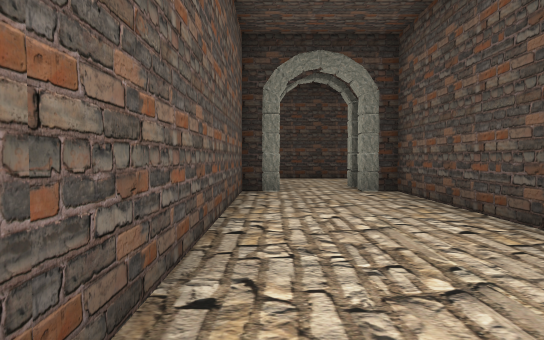
View 1 (above)

14 first-person views from a walk through a Unity game level. The camera is 1.3 m above the floor, tilts 2° down and sees 75° across. The floor is counted in squares, 2 m on a side. Each view is taken from the middle of a square. On the plan, view 1 faces up. The plan holds only what a view shows up to about 10 squares ahead; the rest is blank. The place goes on beyond the plan. The player is left out.

View 2
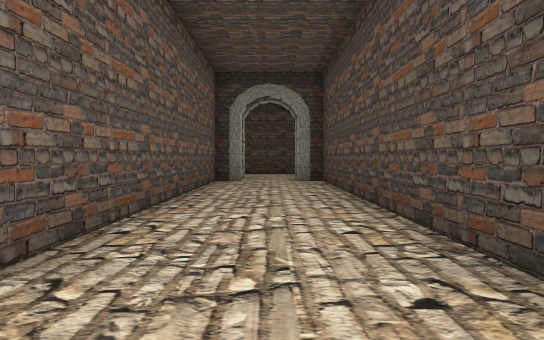

View 3
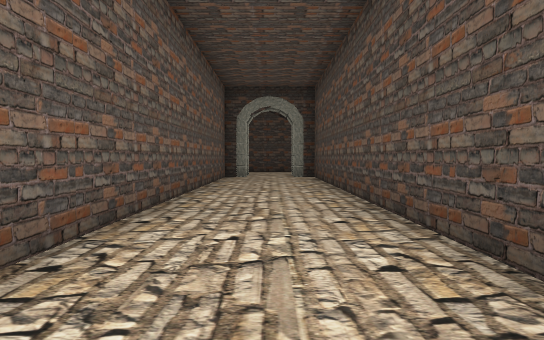

View 4
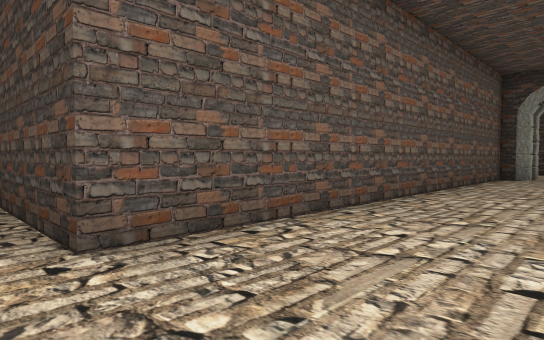

View 5
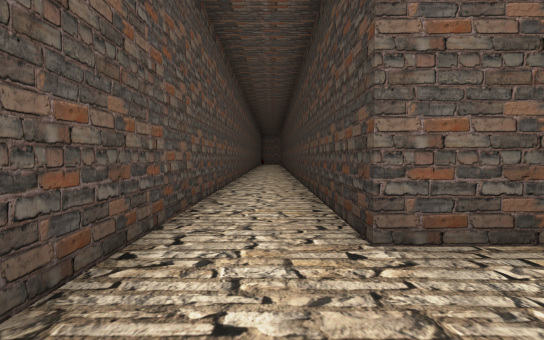

View 6
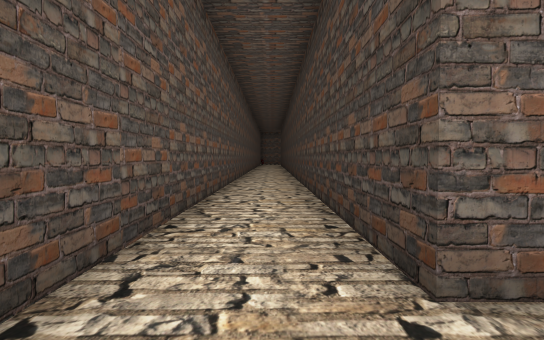

View 7
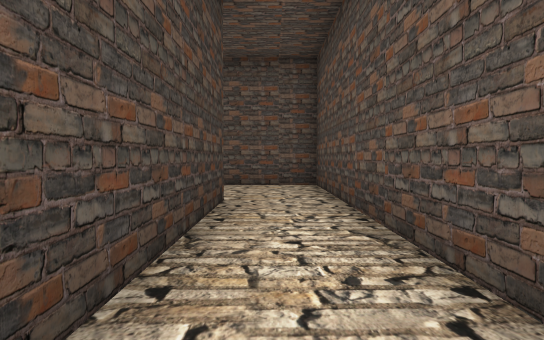

View 8
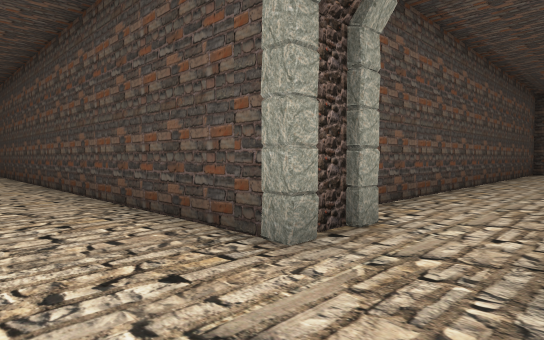

View 9
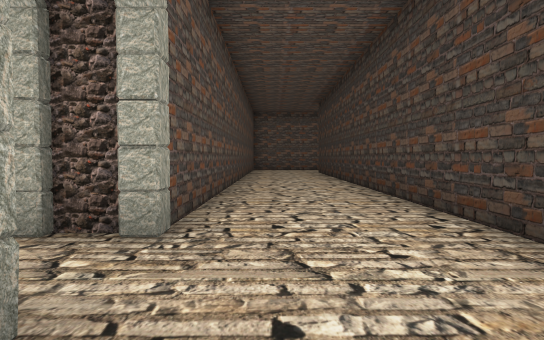

View 10
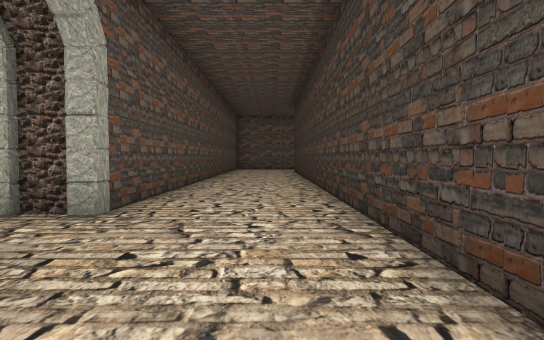

View 11
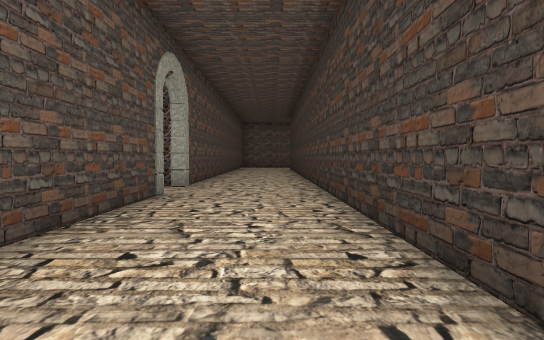

View 12
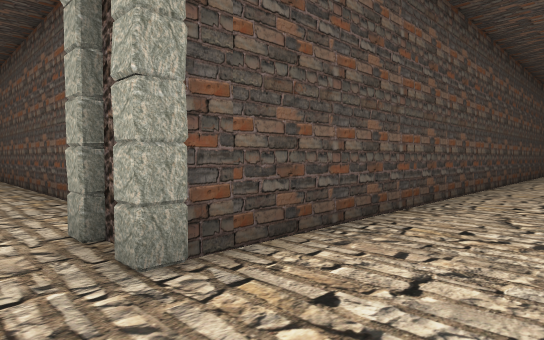

View 13
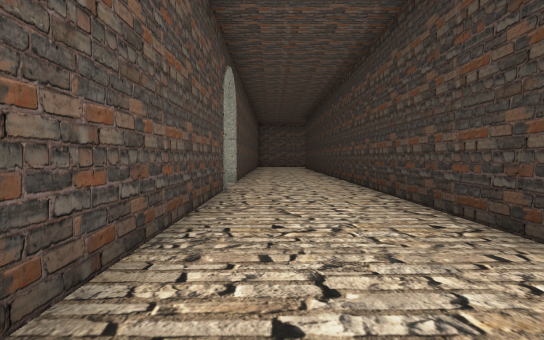

View 14
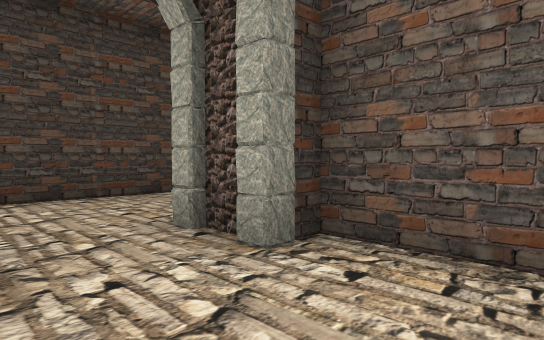

### Floor plan
Points are (right, up) in squares from view 1. A wall is a line through its corners. A room is listed if a view was taken in it or the views show most of it. See-through windows are left out.
Room 1 (views 1, 2, 3, 4, 5, 6, 7, 14)
walls: (-0.6, 6.9) (-0.6, -4.3) (-7.5, -4.3); (-7.5, -6.1) (2.4, -6.1) (2.4, 6.9)
ways out: opening at (1, 8) to room 2
objects: other object (2, 7)
Room 2 (views 8, 9, 10, 11, 12, 13)
walls: (6.8, 11) (-7, 11); (2.4, 8) (12.2, 8); (-7.5, 8) (-0.5, 8)
ways out: opening at (1, 8) to room 1
objects: other object (0, 8)

Where each view was taken, in squares from view 1:
view 1: 0 up, 0 right, facing up
view 2: 3 down, 1 right, facing up
view 3: 5 down, 1 right, facing up
view 4: 5 down, 2 right, facing up-left
view 5: 5 down, 2 right, facing left
view 6: 5 down, 1 right, facing left
view 7: 5 down, 6 left, facing right
view 8: 10 up, 0 right, facing down-right
view 9: 9 up, 3 right, facing left
view 10: 10 up, 4 right, facing left
view 11: 10 up, 8 right, facing left
view 12: 10 up, 1 right, facing down-left
view 13: 9 up, 9 right, facing left
view 14: 5 up, 0 right, facing up-right
